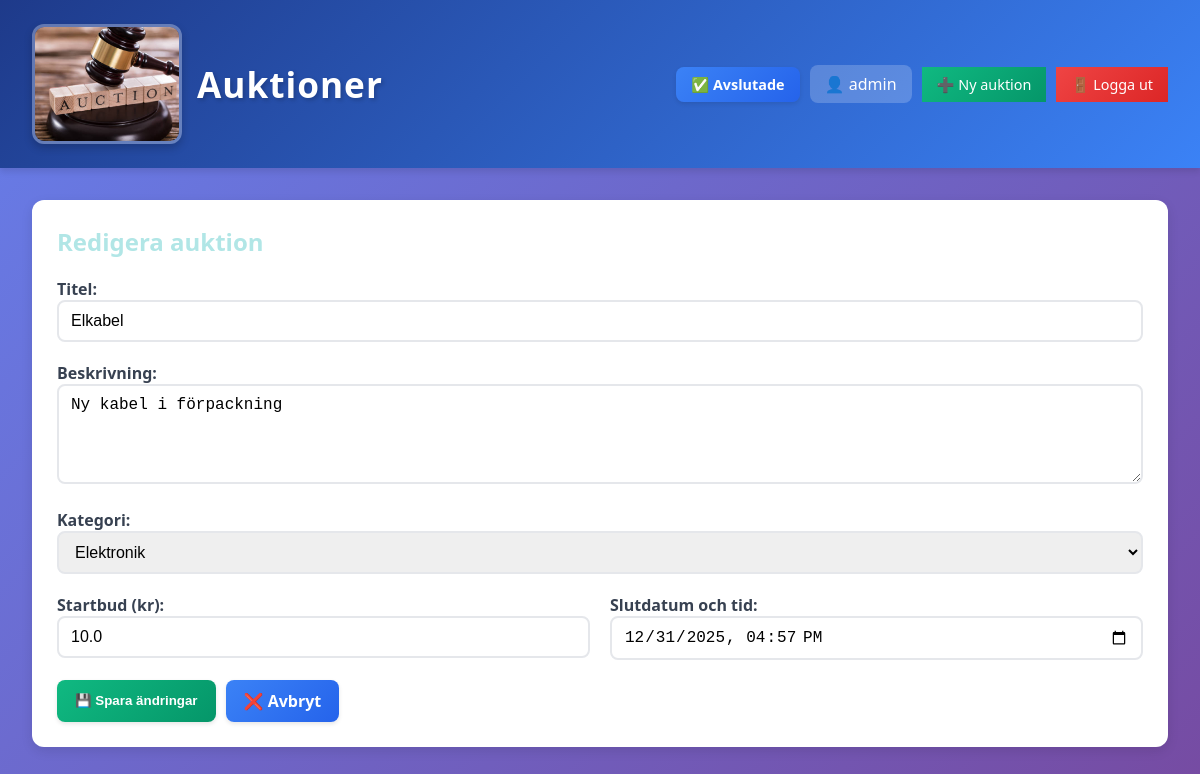
Screenshot of /admin/edit/2 (signed in) with the database file from the repository.
### tables this page shows
CREATE TABLE auctions (
    id INTEGER PRIMARY KEY AUTOINCREMENT,
    title TEXT NOT NULL,
    description TEXT NOT NULL,
    starting_bid REAL NOT NULL,
    end_datetime TEXT NOT NULL,
    category TEXT DEFAULT 'Övrigt',
    likes INTEGER DEFAULT 0,
    dislikes INTEGER DEFAULT 0
);

### myblueprints/auctions/auctions_routes.py (the view, shortened to what this page needs)
@auctions_bp.route("/admin/edit/<int:id>", methods=["GET", "POST"])
@login_required
def admin_edit(id):
    categories = ["Elektronik", "Fordon", "Hem & Trädgård", "Kläder & Accessoarer", "Sport & Fritid", "Samlarprylar", "Övrigt"]
    auction = AuctionRepository.get_by_id(id)
    return render_template("admin_edit.html", auction=auction, categories=categories)

### database.py (called while the page is built)
def get_db():
    if "db" not in g:
        g.db = sqlite3.connect(DATABASE)
        g.db.row_factory = sqlite3.Row
    return g.db

### dbrepositories/auction_repository.py (called while the page is built)
    @staticmethod
    def get_by_id(auction_id):
        return get_db().execute(
            "SELECT * FROM auctions WHERE id = ?",
            (auction_id,)
        ).fetchone()

### myblueprints/auctions/auctions_routes.py (called while the page is built)
def login_required(f):
    @wraps(f)
    def decorated_function(*args, **kwargs):
        if not session.get('logged_in'):
            flash('Du måste logga in för att komma åt den här sidan.')
            return redirect('/login')
        return f(*args, **kwargs)
    return decorated_function

### templates/admin_edit.html
{% extends "base.html" %}
{% block content %}
<div class="detail-section">
    <h2 style="color: #b1e6e6; margin-top: 0;">Redigera auktion</h2>
    <form method="post" style="display: flex; flex-direction: column; gap: 20px;">
        <div>
            <label for="title"><strong>Titel:</strong></label><br>
            <input name="title" id="title" value="{{ auction.title }}" required style="width: 100%;">
        </div>
        <div>
            <label for="description"><strong>Beskrivning:</strong></label><br>
            <textarea name="description" id="description" required>{{ auction.description }}</textarea>
        </div>
        <div>
            <label for="category"><strong>Kategori:</strong></label><br>
            <select name="category" id="category" required style="width: 100%;">
                {% for cat in categories %}
                <option value="{{ cat }}" {% if cat == auction.category %}selected{% endif %}>{{ cat }}</option>
                {% endfor %}
            </select>
        </div>
        <div style="display: flex; gap: 20px;">
            <div style="flex: 1;">
                <label for="starting_bid"><strong>Startbud (kr):</strong></label><br>
                <input name="starting_bid" id="starting_bid" type="number" step="1" min="1"
                       value="{{ auction.starting_bid }}" required style="width: 100%;">
            </div>
            <div style="flex: 1;">
                <label for="end_datetime"><strong>Slutdatum och tid:</strong></label><br>
                <input name="end_datetime" id="end_datetime" type="datetime-local"
                       value="{{ auction.end_datetime[:16] }}" required style="width: 100%;">
            </div>
        </div>
        <div style="display: flex; gap: 10px;">
            <button type="submit" class="btn-success">💾 Spara ändringar</button>
            <a href="/auction/{{ auction.id }}" class="btn">❌ Avbryt</a>
        </div>
    </form>
</div>
{% endblock %}

### static/style.css (style rules this page uses)
* { box-sizing: border-box; }
body { font-family: 'Segoe UI', Tahoma, Geneva, Verdana, sans-serif; background: linear-gradient(135deg, #667eea 0%, #764ba2 100%); background-attachment: fixed; margin: 0; padding: 0; min-height: 100vh; }
button, .btn { background: linear-gradient(135deg, #3b82f6 0%, #2563eb 100%); color: white; border: none; padding: 10px 18px; border-radius: 8px; cursor: pointer; font-weight: 600; transition: all 0.3s ease; box-shadow: 0 2px 4px rgba(0, 0, 0, 0.1); text-decoration: none; display: inline-block; }
.btn-success { background: linear-gradient(135deg, #10b981 0%, #059669 100%); }
input, textarea, select { padding: 10px 12px; margin-right: 5px; border: 2px solid #e5e7eb; border-radius: 8px; font-size: 1rem; transition: all 0.3s ease; }
textarea { width: 100%; min-height: 100px; resize: vertical; }
.detail-section { background: white; padding: 25px; border-radius: 12px; margin-bottom: 20px; box-shadow: 0 4px 12px rgba(0, 0, 0, 0.1); }
form { margin: 0; }
label { font-weight: 600; color: #374151; margin-right: 10px; }

### rows the page displays
auctions: title "Elkabel", description "Ny kabel i förpackning", category "Elektronik", starting_bid "10.0", end_datetime "12/31/2025 16:57"

### other values shown
{{ session.get('username') }} "admin"
